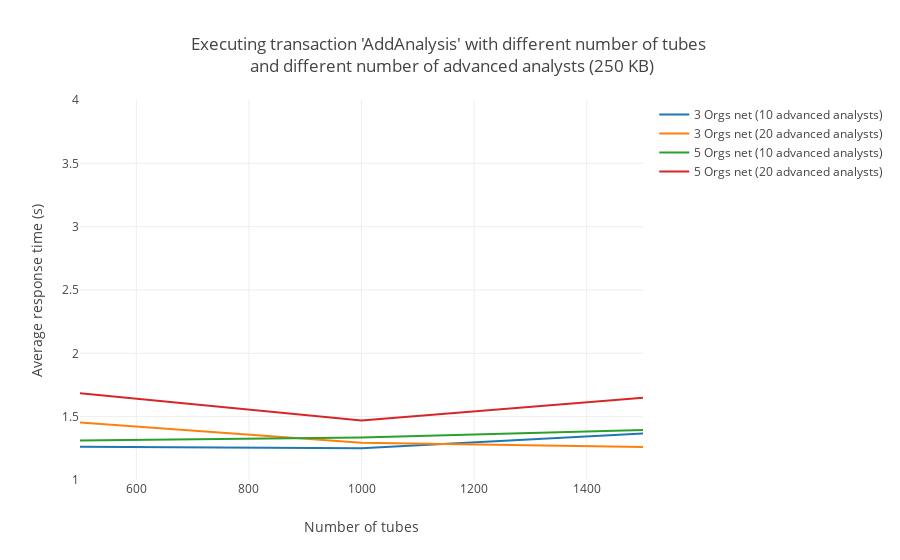

Write notebook code for a chart like this one.
### Markdown cell above
### Average times when executing tx 'AddAnalysis' by advanced analysts

### Code cell
# 3 Orgs net data
threeOrgs10 = [1.2625, 1.2500, 1.3666]
threeOrgs20 = [1.4535, 1.2945, 1.2611]
# 5 Orgs net data
fiveOrgs10 = [1.3117, 1.3353, 1.3949]
fiveOrgs20 = [1.6839, 1.4699, 1.6484]

avgResolution("250 KB", threeOrgs10, threeOrgs20, fiveOrgs10, fiveOrgs20)

### Figure 1 — Plotly figure (JSON) as saved in the notebook; plotly's stock layout.template omitted (floating-point values rounded to 4 significant figures)
{"data": [{"mode": "lines", "name": "3 Orgs net (10 advanced analysts)", "type": "scatter", "uid": "d4561bb9-2e9a-4cbd-b8d4-077e654957b7", "x": [500, 1000, 1500], "y": [1.262, 1.25, 1.367]}, {"mode": "lines", "name": "3 Orgs net (20 advanced analysts)", "type": "scatter", "uid": "6bf5e6b3-c18d-4454-a069-096e2f73a49f", "x": [500, 1000, 1500], "y": [1.454, 1.294, 1.261]}, {"mode": "lines", "name": "5 Orgs net (10 advanced analysts)", "type": "scatter", "uid": "b15a72f3-935f-4739-a957-c64ae14defe2", "x": [500, 1000, 1500], "y": [1.312, 1.335, 1.395]}, {"mode": "lines", "name": "5 Orgs net (20 advanced analysts)", "type": "scatter", "uid": "e34fec69-9223-4d56-986a-63aa70776c15", "x": [500, 1000, 1500], "y": [1.684, 1.47, 1.648]}], "layout": {"barmode": "group", "title": {"text": "Executing transaction 'AddAnalysis' with different number of tubes <br> and different number of advanced analysts (250 KB)"}, "xaxis": {"range": [500, 1500], "title": {"text": "Number of tubes"}}, "yaxis": {"range": [1, 4], "title": {"text": "Average response time (s)"}}}}
